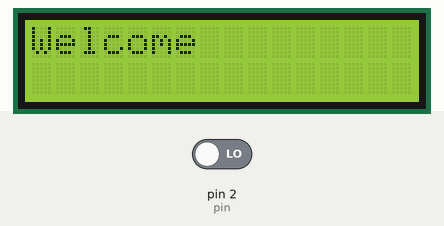
This sketch was run on a simulated Arduino Uno, built with avr-gcc and run on an emulated ATmega328P. Shown: 16×2 character LCD. Inputs (shaded band) come from the test bench; at power-on: pin 2 (pin) LOW.

Above: at 0.11 s.
At 1.2 s:
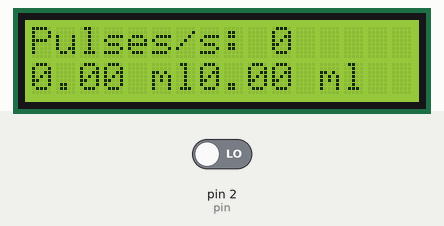
1.3 s: pin 2 (pin) driven HIGH
At 2.3 s:
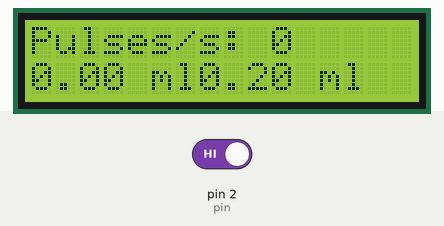
Timing chart, 0 to 4.3 s (numbered marks = the images above; inputs shaded):
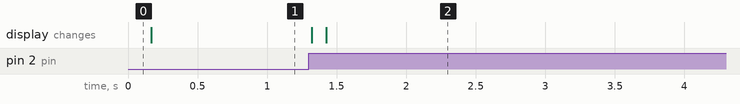

The sketch:

B04844_03_04.ino
```cpp
#include <LiquidCrystal.h>

int pin = 2;
volatile unsigned int pulse;
float volume = 0;
float flow_rate = 0;
const int pulses_per_litre = 450;

// initialize the library with the numbers of the interface pins
LiquidCrystal lcd(8, 7, 6, 5, 4, 3);

void setup()
{
   Serial.begin(9600);
   pinMode(pin, INPUT);
   attachInterrupt(0, count_pulse, RISING);

   // set up the LCD's number of columns and rows:
   lcd.begin(16, 2);
   // Print a message to the LCD.
   lcd.print("Welcome");
}

void loop()
{
  pulse = 0;

  interrupts();
  delay(100);
  noInterrupts();

  lcd.setCursor(0, 0);

  lcd.print("Pulses/s: ");
  lcd.print(pulse);

  flow_rate = pulse*1000/pulses_per_litre;

  lcd.setCursor(0, 1);
  lcd.print(flow_rate,2);//display only 2 decimal places
  lcd.print(" ml/s");

  volume = volume + flow_rate * 0.1;

  lcd.setCursor(7, 1);
  lcd.print(volume, 2);//display only 2 decimal places
  lcd.println(" ml");
}

void count_pulse()
{
  pulse++;
}
```

Measured:
- after the input at 1.3 s, the display: first changes at once (image 2 shows a later state)
